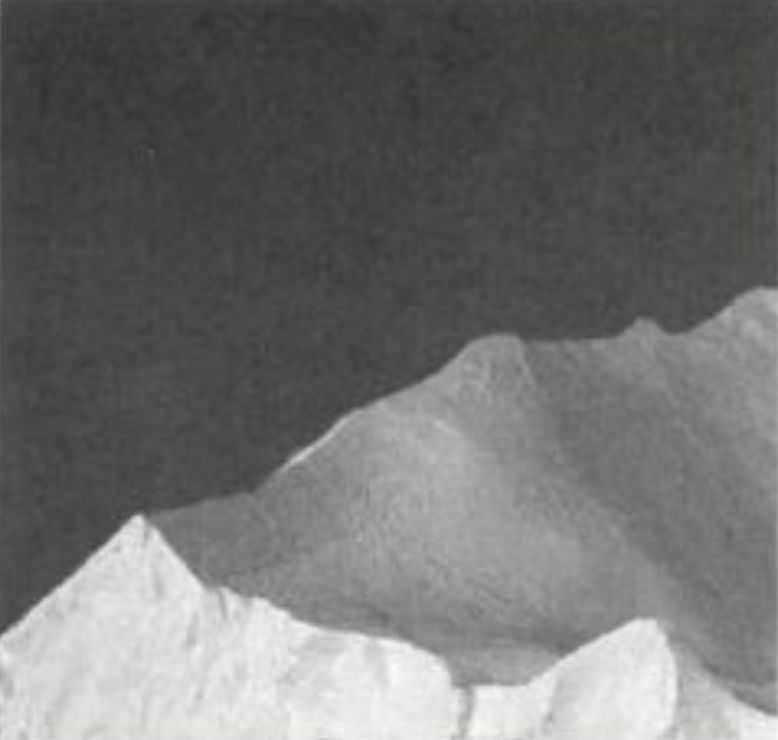
%> input picture iceberg.png, 778 x 740 px
$ octave ch11_superpixels2.m   (GNU Octave 9; MATLAB toolbox functions it lacks are replaced by stand-ins)
%> lines starting %> are read from the running program, lines starting %| are printed output that depends on the picture
clear; close all; clc;

f = imread('iceberg.png');
%> f is the input picture: size 740x778x3 uint8; mean R, G, B 111.3, 111.6, 109.6
f = rgb2gray(f);
%> f: size 740x778 uint8
subplot(2,3,1), imshow(f);

k = 11;
% use kmeans segmenting the image
[idx, C] = kmeans(f(:), k);
%> C = [229.9; 68.27; 150.6; 126.4; 215.7; 138.4; 196.1; 165.2; 75.66; 115.2; 60.97]
fm = zeros(size(f));
for i = 1:k
    fm(idx == i) = C(i);
end
fm = reshape(fm, size(f, 1), size(f,2));
subplot(2,3,2), imshow(fm);

[L, NL] = superpixels(f, 100);
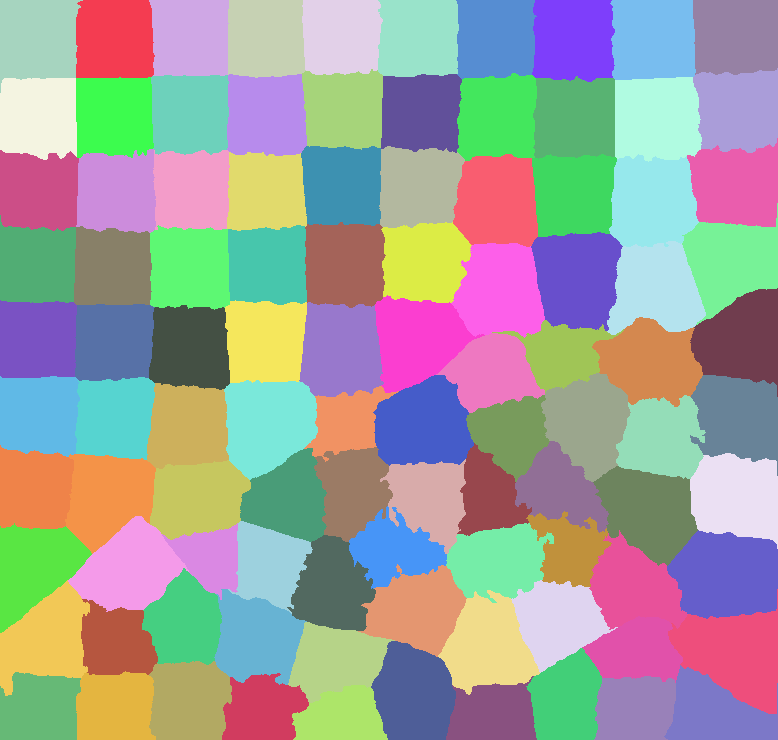
%> L: size 740x778 double; 100 distinct labels, from 1 to 100; one colour per label, 0 black
%> NL = 100
fs = zeros(size(f));
idx2 = label2idx(L);
%> idx2 = 100 items
for labelVar = 1:NL
    grayIdx = idx2{labelVar};
    fs(grayIdx) = mean(f(grayIdx));
end
%> this loop made 100 passes
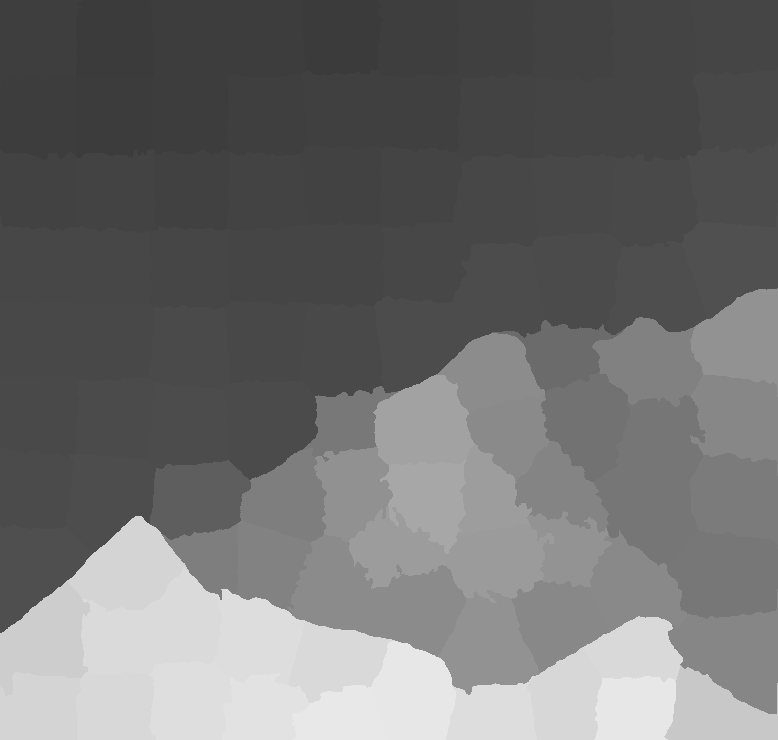
%> fs: size 740x778 double; min 59.54, max 232.9, mean 111.3
mask = boundarymask(L);
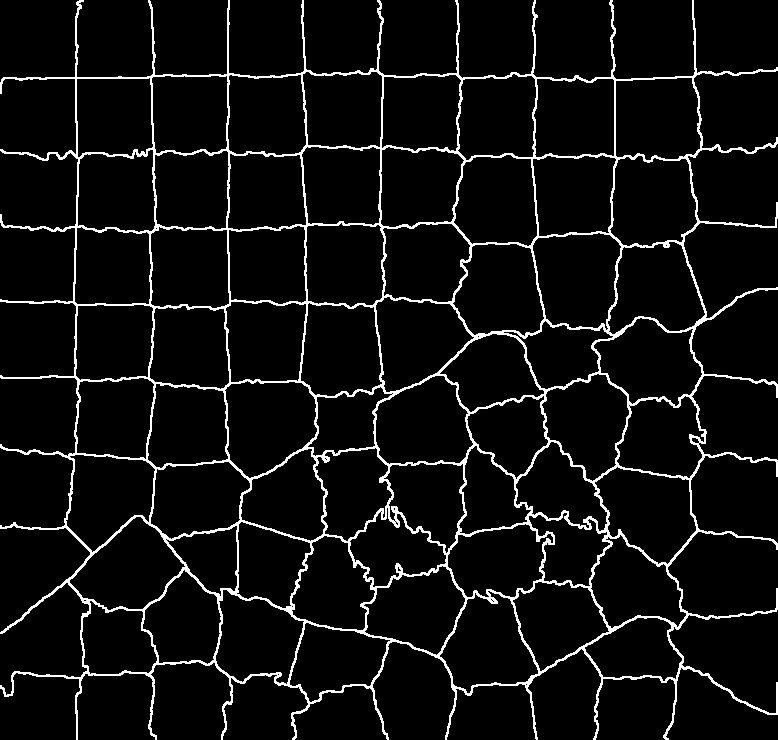
%> mask: size 740x778 logical; 6.2% white in thin lines or dots
fs = mat2gray(fs);
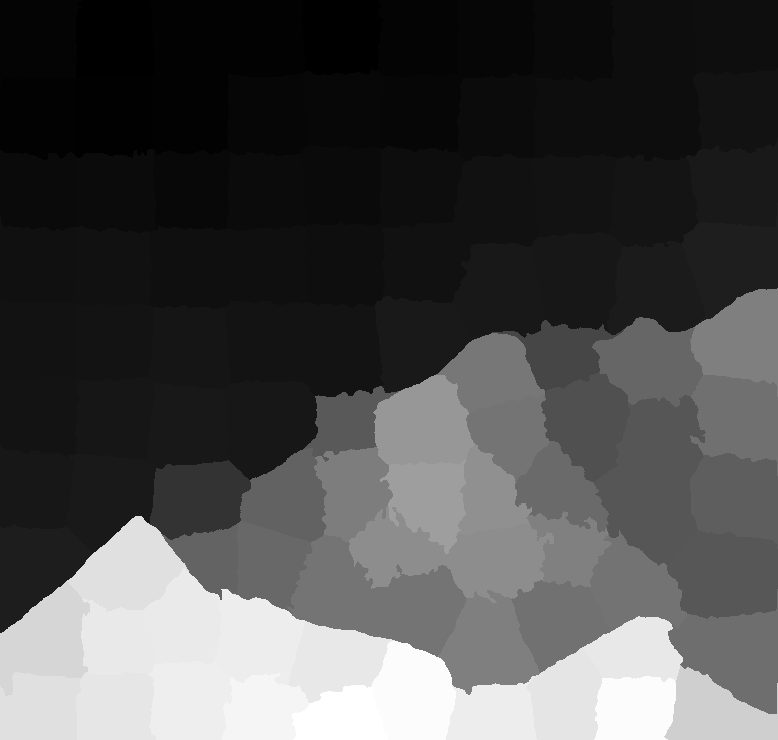
%> fs: size 740x778 double; min 0, max 1, mean 0.298
fso = imoverlay(fs, mask, 'w');
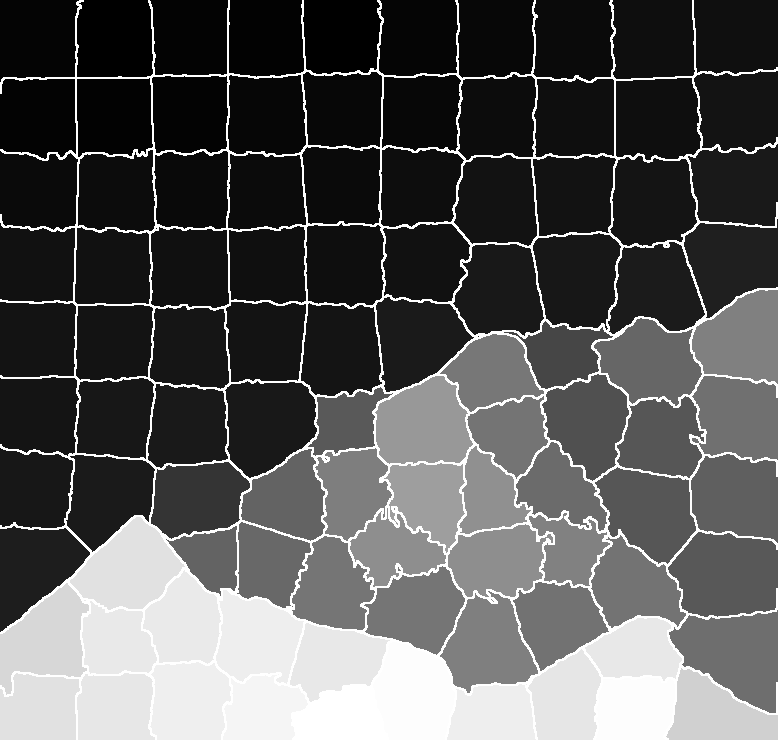
%> fso: size 740x778x3 uint8; min 0, max 255, mean 86.9

subplot(2,3,3), imshow(fs);
subplot(2,3,4), imshow(fso);

$ run again, with calculator.png copied over iceberg.png
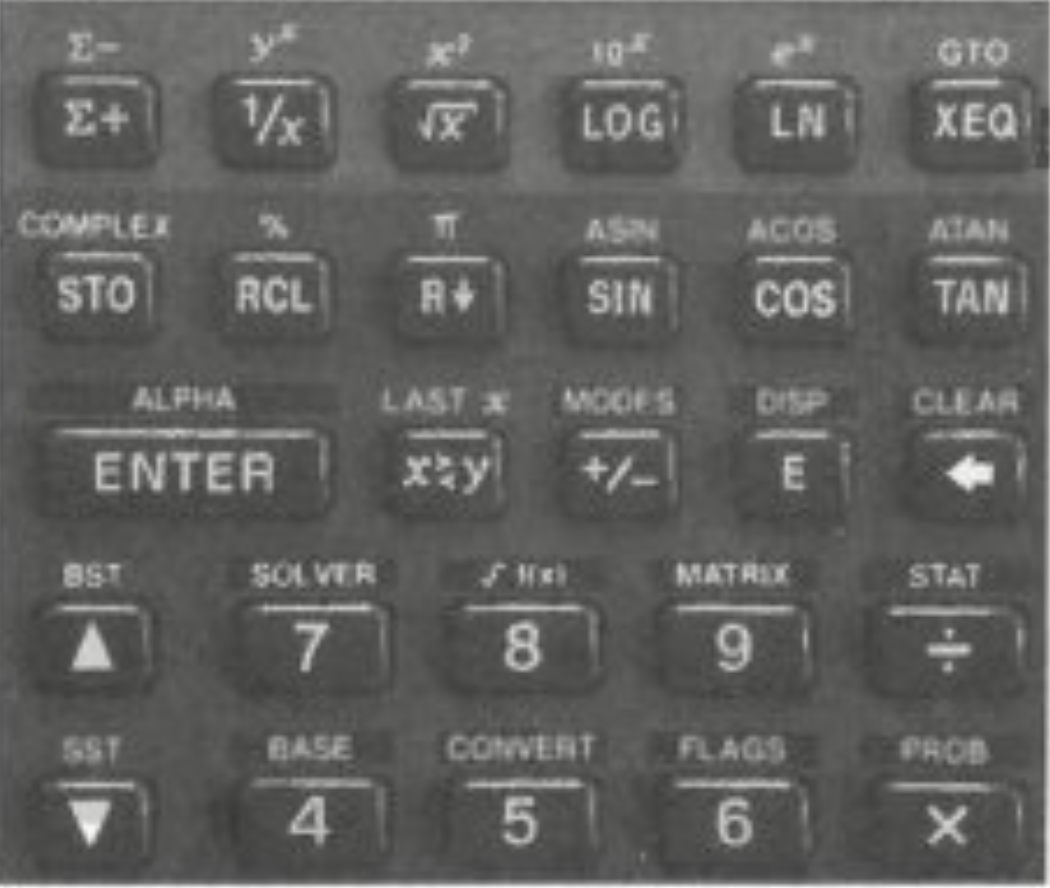
%> input picture calculator.png, 1050 x 888 px
%> f is the input picture: size 888x1050x3 uint8; mean R, G, B 97, 97.3, 95.3
%> f: size 888x1050 uint8
%> C = [81.66; 111.7; 171.8; 89.52; 138.3; 229.4; 74.02; 154.5; 192.8; 122.6; 98.92]
%> `[L, NL] = superpixels(f, 100);`:
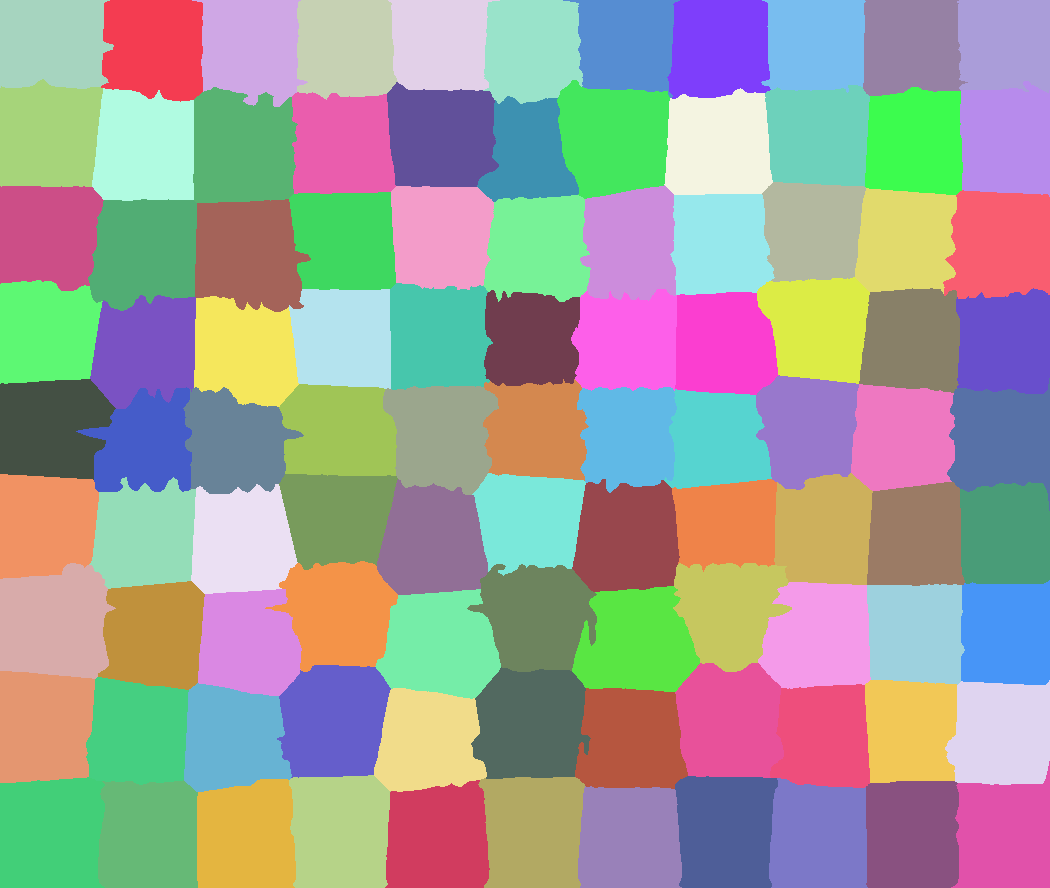
%> L: size 888x1050 double; 99 distinct labels, from 1 to 99; one colour per label, 0 black
%> NL = 99
%> idx2 = 99 items
%> the loop `for labelVar = 1:NL` made 99 passes
%> mask: size 888x1050 logical; 4.5% white in thin lines or dots
%> `fso = imoverlay(fs, mask, 'w');`:
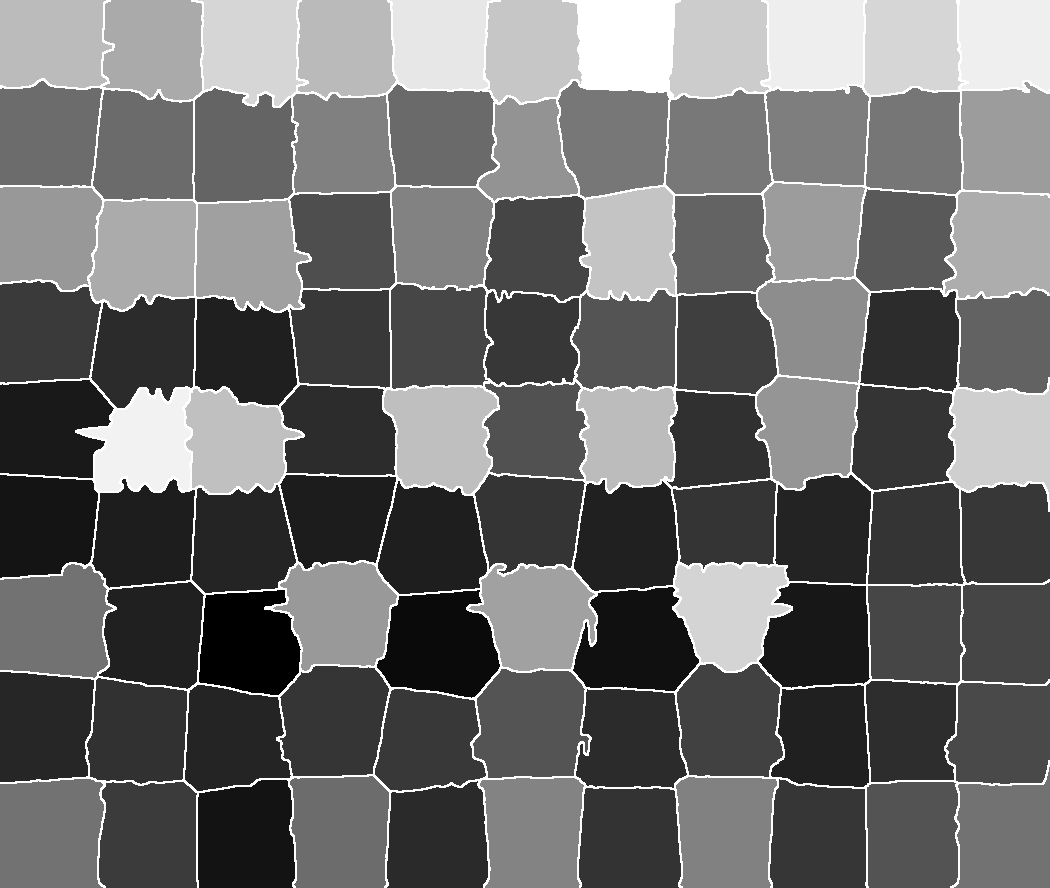
%> fso: size 888x1050x3 uint8; min 0, max 255, mean 107.5

$ run again, with circuit-board.png copied over iceberg.png
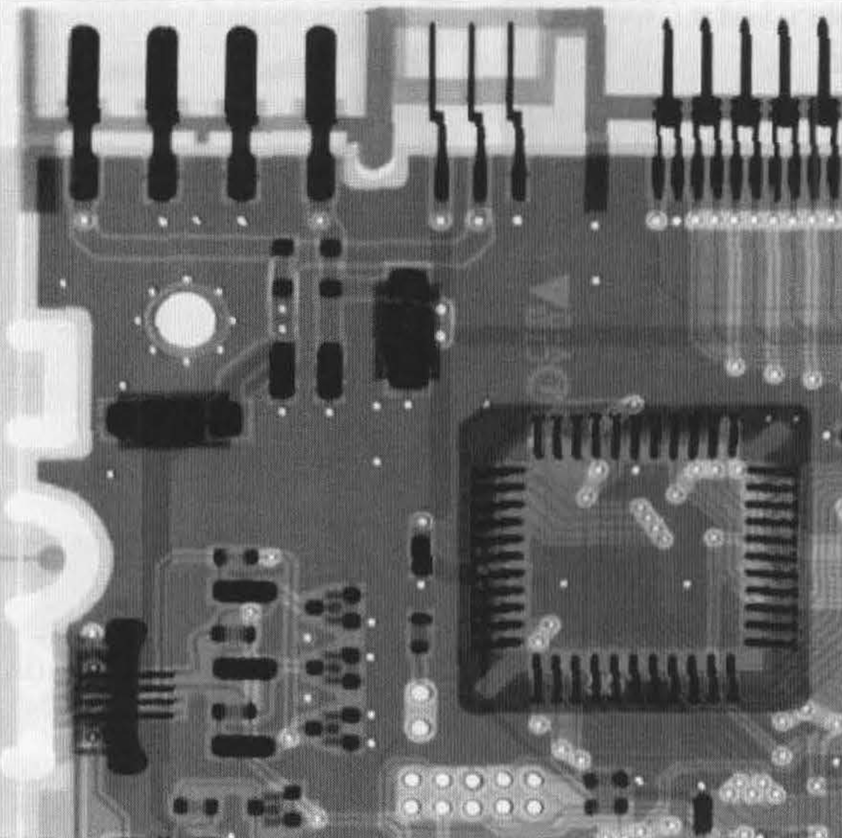
%> input picture circuit-board.png, 842 x 838 px, shrunk from 1632 x 1626 before the run
%> f is the input picture: size 838x842x3 uint8; min 19, max 254, mean 113.1
%> f: size 838x842 uint8
%> C = [232.2; 80.37; 123.9; 36.61; 105.8; 152.4; 91.5; 210.5; 48.84; 67.05; 181.8]
%> `[L, NL] = superpixels(f, 100);`:
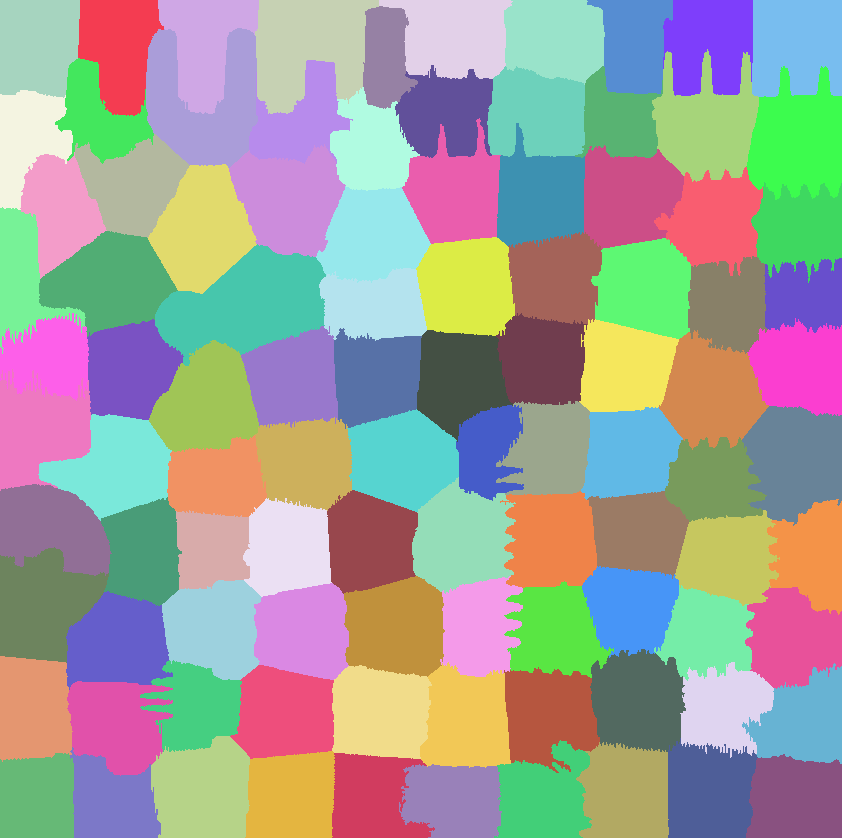
%> L: size 838x842 double; 99 distinct labels, from 1 to 99; one colour per label, 0 black
%> NL = 99
%> idx2 = 99 items
%> the loop `for labelVar = 1:NL` made 99 passes
%> mask: size 838x842 logical; 6.7% white in thin lines or dots
%> `fso = imoverlay(fs, mask, 'w');`:
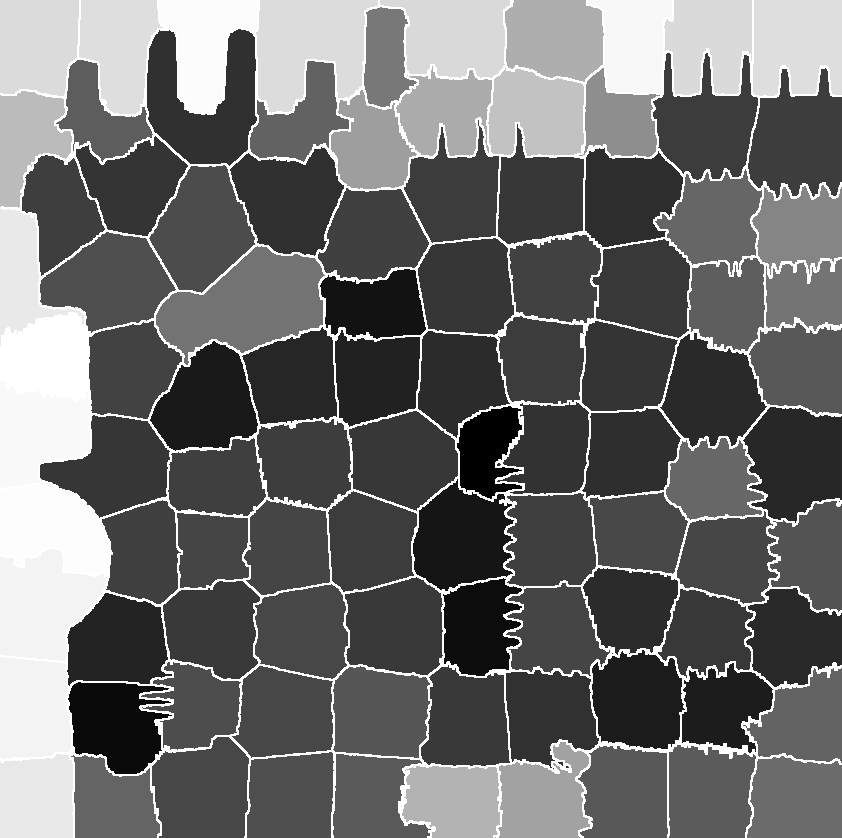
%> fso: size 838x842x3 uint8; min 0, max 255, mean 107.3
